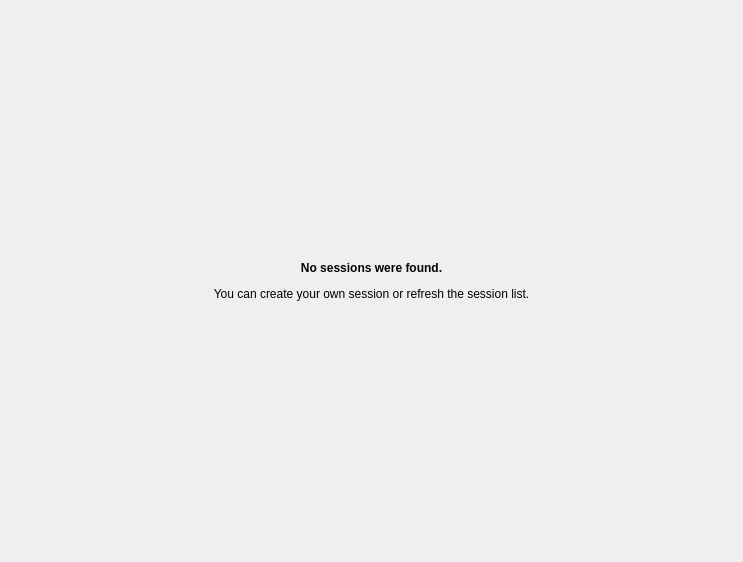
<?xml version="1.0" encoding="UTF-8"?>
<ui version="4.0">
 <class>NetplaySessionBrowserEmptyWidget</class>
 <widget class="QWidget" name="NetplaySessionBrowserEmptyWidget">
  <property name="geometry">
   <rect>
    <x>0</x>
    <y>0</y>
    <width>743</width>
    <height>562</height>
   </rect>
  </property>
  <property name="windowTitle">
   <string>Form</string>
  </property>
  <layout class="QVBoxLayout" name="verticalLayout">
   <item>
    <spacer name="verticalSpacer">
     <property name="orientation">
      <enum>Qt::Orientation::Vertical</enum>
     </property>
     <property name="sizeHint" stdset="0">
      <size>
       <width>20</width>
       <height>169</height>
      </size>
     </property>
    </spacer>
   </item>
   <item>
    <widget class="QLabel" name="label">
     <property name="text">
      <string>&lt;html&gt;&lt;head/&gt;&lt;body&gt;&lt;p&gt;&lt;span style=&quot; font-weight:700;&quot;&gt;No sessions were found.&lt;/span&gt;&lt;/p&gt;&lt;p&gt;You can create your own session or refresh the session list.&lt;/p&gt;&lt;/body&gt;&lt;/html&gt;</string>
     </property>
     <property name="textFormat">
      <enum>Qt::TextFormat::RichText</enum>
     </property>
     <property name="alignment">
      <set>Qt::AlignmentFlag::AlignCenter</set>
     </property>
     <property name="wordWrap">
      <bool>true</bool>
     </property>
    </widget>
   </item>
   <item>
    <spacer name="verticalSpacer_2">
     <property name="orientation">
      <enum>Qt::Orientation::Vertical</enum>
     </property>
     <property name="sizeHint" stdset="0">
      <size>
       <width>20</width>
       <height>170</height>
      </size>
     </property>
    </spacer>
   </item>
  </layout>
 </widget>
 <resources/>
 <connections/>
</ui>
